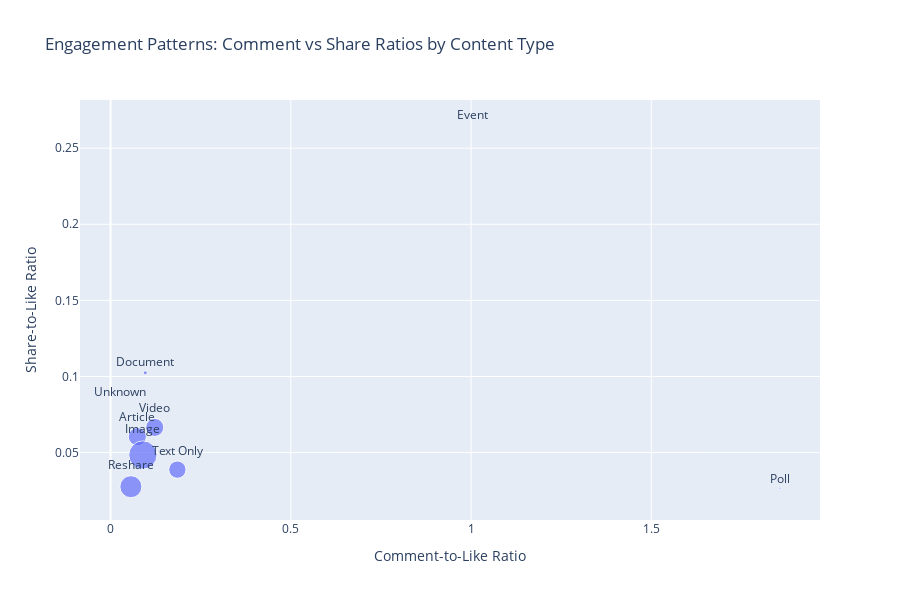

The code cell stored with this chart in its notebook:
### Code cell
# Scatter: Comment ratio vs Share ratio
ratio_scatter = df.groupby('primary_content_type').agg({
    'comment_to_like_ratio': 'mean',
    'share_to_like_ratio': 'mean',
    'urn': 'count'
}).reset_index()

ratio_scatter.columns = ['Content_Type', 'Comment_Like_Ratio', 'Share_Like_Ratio', 'Post_Count']

fig = px.scatter(
    ratio_scatter,
    x='Comment_Like_Ratio',
    y='Share_Like_Ratio',
    size='Post_Count',
    text='Content_Type',
    title='Engagement Patterns: Comment vs Share Ratios by Content Type',
    labels={'Comment_Like_Ratio': 'Comment-to-Like Ratio', 'Share_Like_Ratio': 'Share-to-Like Ratio'},
    hover_data=['Post_Count']
)

fig.update_traces(textposition='top center')
fig.update_layout(height=600)
fig.show()

# Display static image for GitHub preview
from IPython.display import Image, display
import plotly.io as pio
try:
    img_bytes = pio.to_image(fig, format="png", width=1200, height=700)
    display(Image(img_bytes))
except Exception as e:
    print("Install kaleido: pip install kaleido")
fig.write_html('../output/figures/comment_vs_share_ratios.html')

### Figure 1 — Plotly figure (JSON) as saved in the notebook; plotly's stock layout.template omitted (floating-point values rounded to 4 significant figures)
{"data": [{"customdata": [[1625], [84], [5], [3970], [26], [2405], [1489], [3], [1620]], "hovertemplate": "Comment-to-Like Ratio=%{x}<br>Share-to-Like Ratio=%{y}<br>Post_Count=%{customdata[0]}<br>Content_Type=%{text}<extra></extra>", "legendgroup": "", "marker": {"color": "#636efa", "size": [1625, 84, 5, 3970, 26, 2405, 1489, 3, 1620], "sizemode": "area", "sizeref": 9.925, "symbol": "circle"}, "mode": "markers+text", "name": "", "orientation": "v", "showlegend": false, "text": ["Article", "Document", "Event", "Image", "Poll", "Reshare", "Text Only", "Unknown", "Video"], "textposition": "top center", "type": "scatter", "x": [0.07433, 0.09625, 1.004, 0.08976, 1.857, 0.05648, 0.1854, 0.02625, 0.1226], "xaxis": "x", "y": [0.06046, 0.1024, 0.2659, 0.0484, 0.02659, 0.02757, 0.03877, 0.08399, 0.06651], "yaxis": "y"}], "layout": {"height": 600, "legend": {"itemsizing": "constant", "tracegroupgap": 0}, "title": {"text": "Engagement Patterns: Comment vs Share Ratios by Content Type"}, "xaxis": {"anchor": "y", "domain": [0, 1], "title": {"text": "Comment-to-Like Ratio"}}, "yaxis": {"anchor": "x", "domain": [0, 1], "title": {"text": "Share-to-Like Ratio"}}}}
